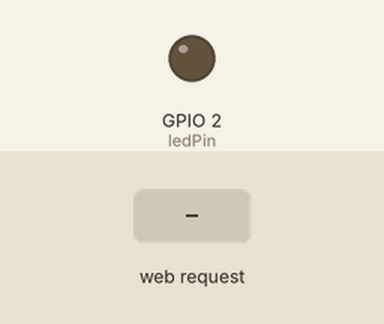
Recording of a sketch running on a simulated ESP8266 (NodeMCU). Parts: output pins drawn as LEDs (lit = HIGH). Inputs (shaded band) come from the test bench. WiFi joins after 1.5 s; servers stay silent unless stated; what the sketch prints to the serial monitor is not drawn.

Above: at 2.8 s.
2.9 s: HTTP request GET /led/off received
At 3.7 s:
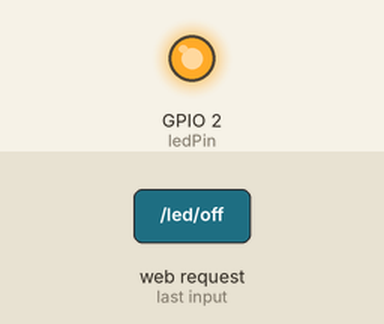
4.4 s: HTTP request GET /led/on received
At 4.8 s:
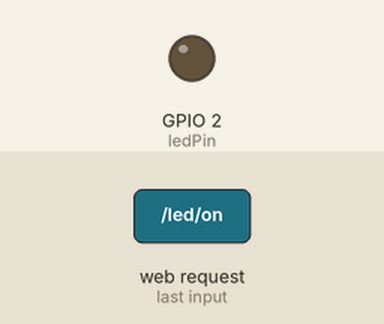
Timing chart, 0 to 7.4 s (numbered marks = the images above; inputs shaded):
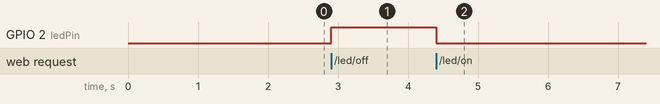

The sketch:

Ota_main.ino
```cpp
//ESP Web Flasher using in Browser
//Follow the github page "eshwargit2"
//github link :"https://github.com/eshwargit2/ESP_WebFlasher.git"

#include <ESP8266WiFi.h>
#include <ESP8266WebServer.h>
#include <ESP8266HTTPUpdateServer.h>
#include "ota_html.h"

const char* ssid = "Eshwar Creativity "; //your SSID
const char* password = "666666555"; //your password

ESP8266WebServer server(80);
ESP8266HTTPUpdateServer httpUpdater;

const int ledPin = 2;
bool ledState = false;


void handleRoot() {
  server.send_P(200, "text/html", MAIN_page);
}

void handleLedOn() {
  digitalWrite(ledPin, LOW);
  server.send(200, "text/plain", "LED is ON");
}

void handleLedOff() {
  digitalWrite(ledPin, HIGH);
  server.send(200, "text/plain", "LED is OFF");
}

void setup() {
  Serial.begin(115200);
  delay(100);
  Serial.println("\n");
  Serial.print("Connecting to ");
  Serial.println(ssid);

  WiFi.begin(ssid, password);
  while (WiFi.status() != WL_CONNECTED) {
    delay(500);
    Serial.print(".");
  }

  Serial.println("");
  Serial.println("WiFi connected");
  Serial.print("IP address: ");
  Serial.println(WiFi.localIP());

  pinMode(ledPin, OUTPUT);
  digitalWrite(ledPin, ledState);

  httpUpdater.setup(&server, "/update");

  server.on("/update", HTTP_GET, []() {
    server.send_P(200, "text/html", MAIN_page);
  });

  server.on("/", handleRoot);

  server.on("/led/on", handleLedOn);
  server.on("/led/off", handleLedOff);

  server.begin();
  Serial.println("HTTP server started");
}

void loop() {
  server.handleClient();
}
```

ota_html.h
```cpp
#ifndef OTA_HTML_H
#define OTA_HTML_H

#include <pgmspace.h>

const char MAIN_page[] PROGMEM = R"=====(
<!DOCTYPE html>
<html lang="en">
<head>
  <meta charset="utf-8" />
  <meta
    name="viewport"
    content="width=device-width, initial-scale=1, viewport-fit=cover"
  />
  <title>Custom OTA Update</title>
  <style>
    /* Color system (5 total):
       - Primary: Blue (#2563eb)
       - Neutrals: Background #0b1220, Card #0f172a, Text #ffffff
       - Accent: Amber (#f59e0b)
    */

    :root{
      --bg: #0b1220;
      --card: #0f172a;
      --text: #ffffff;
      --muted: rgba(255,255,255,0.7);
      --border: rgba(255,255,255,0.08);
      --primary: #2563eb;
      --primary-600: #1d4ed8;
      --primary-700: #1e40af;
      --accent: #f59e0b;
      --shadow: 0 10px 30px rgba(0,0,0,0.35), 0 4px 10px rgba(0,0,0,0.25);
      --radius-lg: 16px;
      --radius-md: 10px;
      --radius-sm: 8px;
      --focus: 0 0 0 3px rgba(37, 99, 235, 0.4);
    }

    * { box-sizing: border-box; }
    html, body { height: 100%; }
    body{
      margin: 0;
      font-family: ui-sans-serif, system-ui, -apple-system, Segoe UI, Roboto, Helvetica, Arial, "Apple Color Emoji", "Segoe UI Emoji";
      background: var(--bg);
      color: var(--text);
      display: grid;
      place-items: center;
      padding: 24px;
    }

    /* Page container */
    .shell{
      width: 100%;
      max-width: 720px;
      display: grid;
      gap: 16px;
      justify-items: center;
    }

    /* Header */
    .brand{
      display: flex;
      align-items: center;
      gap: 12px;
      color: var(--muted);
      font-size: 14px;
      letter-spacing: .08em;
      text-transform: uppercase;
    }

    .card{
      position: relative;
      width: 100%;
      background: var(--card);
      border: 1px solid var(--border);
      border-radius: var(--radius-lg);
      padding: 24px;
      box-shadow: var(--shadow);
      overflow: hidden;
      transform: translateZ(0);
      animation: cardFloat 10s ease-in-out infinite;
    }

    /* Animated accent sweep (subtle) */
    .card::before{
      content: "";
      position: absolute;
      top: 0;
      left: -40%;
      width: 40%;
      height: 3px;
      background: var(--accent);
      opacity: .9;
      border-bottom-right-radius: 3px;
      border-top-right-radius: 3px;
      animation: sweep 4s linear infinite;
      will-change: transform;
    }

    @keyframes sweep{
      0% { transform: translateX(0%); }
      100% { transform: translateX(350%); }
    }

    @keyframes cardFloat{
      0%, 100% { transform: translateY(0); }
      50% { transform: translateY(-6px); }
    }

    h1{
      margin: 0 0 8px;
      font-size: 22px;
      line-height: 1.3;
      letter-spacing: -0.02em;
    }

    p.lead{
      margin: 0 0 20px;
      color: var(--muted);
      font-size: 14px;
      line-height: 1.6;
    }

    /* Dropzone */
    .dropzone {
      display: grid;
      gap: 16px;
      width: 100%;
      padding: 32px;
      border: 2px dashed var(--border);
      border-radius: var(--radius-md);
      place-items: center;
      text-align: center;
      transition: background 0.2s, border-color 0.2s;
    }

    .dropzone-hover {
      background: rgba(255,255,255,0.05);
      border-color: rgba(255,255,255,0.2);
    }

    .dropzone-label {
      font-size: 16px;
      color: var(--muted);
      display: flex;
      flex-direction: column;
      align-items: center;
      gap: 8px;
    }

    .dropzone-text {
      font-size: 14px;
    }

    .dropzone-text span {
      display: block;
      color: var(--primary);
    }

    /* File input is hidden */
    .file-input {
      display: none;
    }

    /* The file name display */
    .file-name {
      font-size: 14px;
      font-weight: 500;
      color: var(--muted);
      margin-top: 10px;
    }

    /* Progress bar */
    .progress-bar {
      width: 100%;
      height: 8px;
      background: var(--border);
      border-radius: 9999px;
      overflow: hidden;
      margin-top: 16px;
      opacity: 0;
      transition: opacity 0.3s;
    }

    .progress-bar-fill {
      height: 100%;
      width: 0%;
      background: var(--accent);
      transition: width 0.2s ease-out;
    }

    .progress-active {
      opacity: 1;
    }

    /* Buttons */
    .btn {
      display: inline-flex;
      align-items: center;
      justify-content: center;
      padding: 12px 24px;
      border: 0;
      border-radius: var(--radius-sm);
      font-size: 14px;
      font-weight: 600;
      cursor: pointer;
      text-transform: uppercase;
      letter-spacing: .05em;
      transition: all 0.2s;
    }

    .btn-primary {
      background: var(--primary);
      color: var(--text);
    }

    .btn-primary:hover {
      background: var(--primary-600);
      transform: translateY(-2px);
      box-shadow: 0 4px 8px rgba(37,99,235,0.2);
    }

    /* Status messages */
    .status-message {
      margin-top: 16px;
      font-size: 14px;
      font-weight: 500;
    }

    .status-message.success {
      color: #34d399; /* green-400 */
    }

    .status-message.error {
      color: #f87171; /* red-400 */
    }

    .status-message.info {
      color: #60a5fa; /* blue-400 */
    }

    .controls {
      display: flex;
      gap: 12px;
    }

    .controls-group {
      display: flex;
      gap: 12px;
      align-items: center;
    }

    .controls-label {
      font-size: 14px;
      color: var(--muted);
      font-weight: 600;
      letter-spacing: .02em;
      text-transform: uppercase;
    }

    .switch {
      position: relative;
      display: inline-block;
      width: 48px;
      height: 24px;
    }

    .switch input {
      opacity: 0;
      width: 0;
      height: 0;
    }

    .slider {
      position: absolute;
      cursor: pointer;
      top: 0;
      left: 0;
      right: 0;
      bottom: 0;
      background-color: var(--border);
      transition: 0.4s;
      border-radius: 9999px;
    }

    .slider:before {
      position: absolute;
      content: "";
      height: 16px;
      width: 16px;
      left: 4px;
      bottom: 4px;
      background-color: var(--muted);
      transition: 0.4s;
      border-radius: 50%;
    }

    input:checked + .slider {
      background-color: var(--primary-600);
    }

    input:checked + .slider:before {
      transform: translateX(24px);
      background-color: var(--text);
    }

  </style>
</head>
<body>

  <div class="shell">
    <div class="brand">
      <svg xmlns="http://www.w3.org/2000/svg" width="24" height="24" viewBox="0 0 24 24" fill="none" stroke="currentColor" stroke-width="2" stroke-linecap="round" stroke-linejoin="round"><path d="M12 2L2 7l10 5 10-5-10-5zM2 17l10 5 10-5M2 12l10 5 10-5"/></svg>
      ESP WebFlasher
    </div>

    <div class="card">
      <h1>Firmware Update</h1>
      <p class="lead">Select a firmware file (.bin) to upload. The device will reboot automatically after a successful update.</p>

      <form id="upload-form" method="POST" action="/update" enctype="multipart/form-data">
        <label for="file-input" class="dropzone" id="drop-zone">
          <input type="file" id="file-input" class="file-input" name="firmware" accept=".bin">
          <div class="dropzone-label">
            <svg xmlns="http://www.w3.org/2000/svg" width="32" height="32" viewBox="0 0 24 24" fill="none" stroke="currentColor" stroke-width="2" stroke-linecap="round" stroke-linejoin="round" class="w-8 h-8 opacity-70"><path d="M4 14.899A7 7 0 1 1 15.71 8h1.79a4.5 4.5 0 0 1 2.5 8.242M12 20v-8M8 16l4-4 4 4"/></svg>
            <div class="dropzone-text">
              <span>Drag & drop or click to select file</span>
              <p>Firmware file (.bin)</p>
            </div>
          </div>
        </label>

        <div class="progress-bar" id="progress-bar">
          <div class="progress-bar-fill" id="progress-fill"></div>
        </div>

        <div class="file-name" id="file-name-display">No file selected</div>
        <p class="status-message" id="status-message"></p>

        <div class="controls">
          <button type="submit" class="btn btn-primary" id="upload-btn">Upload</button>
        </div>
      </form>
    </div>

    <!-- Additional card for a control (optional) -->
    <div class="card">
      <h1>Device Control</h1>
      <p class="lead">Toggle the onboard LED to test the device.</p>
      <div class="controls-group">
        <span class="controls-label">Onboard LED</span>
        <label class="switch">
          <input type="checkbox" id="led-switch">
          <span class="slider"></span>
        </label>
      </div>
    </div>
  </div>

<script>
  // DOM Elements
  const dropZone = document.getElementById('drop-zone');
  const fileInput = document.getElementById('file-input');
  const fileNameDisplay = document.getElementById('file-name-display');
  const uploadForm = document.getElementById('upload-form');
  const progressBar = document.getElementById('progress-bar');
  const progressFill = document.getElementById('progress-fill');
  const statusMessage = document.getElementById('status-message');
  const uploadBtn = document.getElementById('upload-btn');
  const ledSwitch = document.getElementById('led-switch');

  // Drag and drop event listeners
  ['dragenter', 'dragover', 'dragleave', 'drop'].forEach(eventName => {
    dropZone.addEventListener(eventName, preventDefaults, false);
    document.body.addEventListener(eventName, preventDefaults, false);
  });

  ['dragenter', 'dragover'].forEach(eventName => {
    dropZone.addEventListener(eventName, () => dropZone.classList.add('dropzone-hover'), false);
  });

  ['dragleave', 'drop'].forEach(eventName => {
    dropZone.addEventListener(eventName, () => dropZone.classList.remove('dropzone-hover'), false);
  });

  dropZone.addEventListener('drop', handleDrop, false);

  function preventDefaults(e) {
    e.preventDefault();
    e.stopPropagation();
  }

  function handleDrop(e) {
    const dt = e.dataTransfer;
    const file = dt.files[0];
    fileInput.files = dt.files;
    fileNameDisplay.textContent = file.name;
    fileNameDisplay.style.color = 'var(--text)';
  }

  // File input change listener
  fileInput.addEventListener('change', () => {
    if (fileInput.files.length > 0) {
      fileNameDisplay.textContent = fileInput.files[0].name;
      fileNameDisplay.style.color = 'var(--text)';
    }
  });

  // Form submission handler
  uploadForm.addEventListener('submit', function(e) {
    e.preventDefault();

    if (fileInput.files.length === 0) {
      statusMessage.textContent = "Please select a file first.";
      statusMessage.className = "status-message error";
      return;
    }

    const file = fileInput.files[0];
    const formData = new FormData();
    formData.append('firmware', file, file.name);

    // Show progress bar
    progressBar.classList.add('progress-active');
    progressFill.style.width = '0%';
    statusMessage.textContent = "Uploading...";
    statusMessage.className = "status-message info";
    uploadBtn.disabled = true;

    // Use XMLHttpRequest for progress tracking
    const xhr = new XMLHttpRequest();
    xhr.open('POST', '/update', true);

    xhr.upload.addEventListener('progress', function(e) {
      if (e.lengthComputable) {
        const percentComplete = (e.loaded / e.total) * 100;
        progressFill.style.width = percentComplete.toFixed(2) + '%';
      }
    }, false);

    xhr.onload = function() {
      if (xhr.status === 200) {
        statusMessage.textContent = "Firmware updated successfully! Rebooting...";
        statusMessage.className = "status-message success";
        setTimeout(() => {
          window.location.reload();
        }, 5000);
      } else {
        statusMessage.textContent = `Error: ${xhr.statusText}`;
        statusMessage.className = "status-message error";
      }
      uploadBtn.disabled = false;
      progressBar.classList.remove('progress-active');
    };

    xhr.onerror = function() {
      statusMessage.textContent = "Upload failed. Please try again.";
      statusMessage.className = "status-message error";
      uploadBtn.disabled = false;
      progressBar.classList.remove('progress-active');
    };

    xhr.send(formData);
  });

  // LED control
  ledSwitch.addEventListener('change', async () => {
    const state = ledSwitch.checked ? 'on' : 'off';
    const url = `/led/${state}`;
    try {
      const response = await fetch(url);
      if (response.ok) {
        console.log(`LED is now ${state}`);
      } else {
        console.error('Failed to toggle LED');
      }
    } catch (error) {
      console.error('Network error:', error);
    }
  });
</script>

</body>
</html>
)=====";

#endif
```

Measured:
- after the input at 2.9 s, GPIO 2 (ledPin): LOW → HIGH at once
- after the input at 4.4 s, GPIO 2 (ledPin): HIGH → LOW at once
